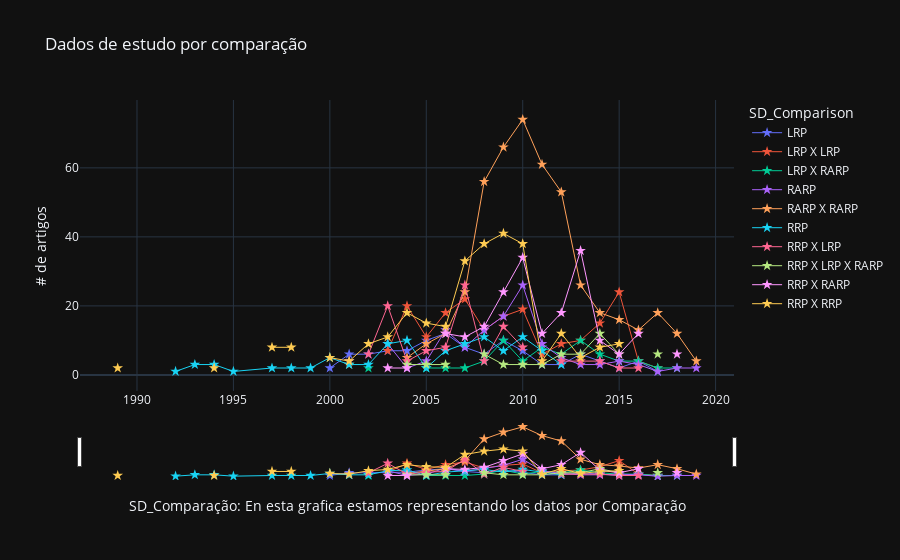
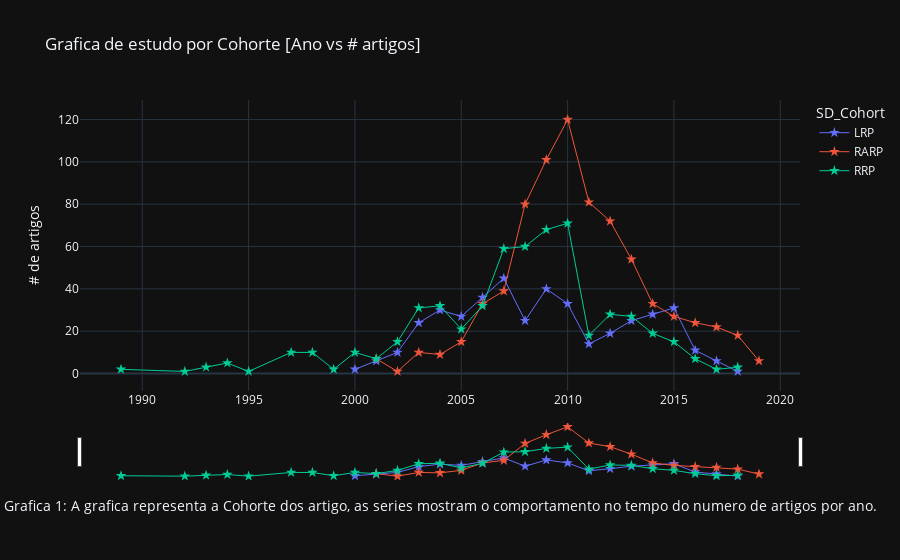

Here is the notebook cell these charts were saved with, in order:
### Markdown cell above
# SD COMPARISON

### Code cell
figures = []
# pd.set_option("display.max_rows",10)
df = df_csv.groupby(["SD_Year"])[["SD_Comparison"]].value_counts()
    # .rename(columns={"SD_Comparison": ""})
df = df.unstack(level=1)
# fig = df.plot.line(x=df.index, y=df.columns, title = "Dados de estudo por comparação")
figures.append([df, "Dados de estudo por comparação", "SD_Comparação: En esta grafica estamos representando los datos por Comparação"])

df = df_csv.groupby(["SD_Year"])[["SD_Cohort"]].value_counts()
df = df.unstack(level=1)
# fig = df.plot(kind="line", title = "Dados de estudo por cohorte")
figures.append([df, "Grafica de estudo por Cohorte [Ano vs # artigos]", "Grafica 1: A grafica representa a Cohorte dos artigo, as series mostram o comportamento no tempo do numero de artigos por ano."])

for data, name, descrip in figures:
    fig = data.plot.line(x=data.index, y=data.columns, title = name)
    
    fig.update_layout(
        # title = "Dados de estudo por comparação",
        dragmode="zoom",
        # hovermode="x",
        template = "plotly_dark",
        xaxis=dict(
            autorange = True,
            rangeslider=dict(
                autorange=True
            )
        ),
    )
    fig.update_traces(
        mode = "lines+markers",
        textposition="bottom right",
        marker = dict(
            size = 8,
            symbol = "star",
            # color = "white"
        ),
        line = dict(
            width = 1,
        )
    )
    
    fig.update_yaxes(
        title = "# de artigos"
    )
    
    fig.update_xaxes(title_text=descrip)
    fig.show()
    # plotly.io.write_image(fig, f"{'_'.join(name.split())}.jpg", format="jpg", width=1080, height=540)
    fig.write_html(f"Grafico1.html")
    
# fig.add_trace(df.unstack(level=1).plot(kind="scatter"))
# df

### Figure 1 — Plotly figure (JSON) as saved in the notebook; plotly's stock layout.template omitted (floating-point values rounded to 4 significant figures)
{"data": [{"hovertemplate": "SD_Comparison=LRP<br>SD_Year=%{x}<br>value=%{y}<extra></extra>", "legendgroup": "LRP", "line": {"color": "#636efa", "dash": "solid", "width": 1}, "marker": {"size": 8, "symbol": "star"}, "mode": "lines+markers", "name": "LRP", "orientation": "v", "showlegend": true, "textposition": "bottom right", "type": "scatter", "x": [1989, 1992, 1993, 1994, 1995, 1997, 1998, 1999, 2000, 2001, 2002, 2003, 2004, 2005, 2006, 2007, 2008, 2009, 2010, 2011, 2012, 2013, 2014, 2015, 2016, 2017, 2018, 2019], "xaxis": "x", "y": [null, null, null, null, null, null, null, null, 2, 6, 6, 7, 7, 10, 12, 8, 6, 10, 7, 3, 3, 6, 4, 2, 4, 1, null, null], "yaxis": "y"}, {"hovertemplate": "SD_Comparison=LRP X LRP<br>SD_Year=%{x}<br>value=%{y}<extra></extra>", "legendgroup": "LRP X LRP", "line": {"color": "#EF553B", "dash": "solid", "width": 1}, "marker": {"size": 8, "symbol": "star"}, "mode": "lines+markers", "name": "LRP X LRP", "orientation": "v", "showlegend": true, "textposition": "bottom right", "type": "scatter", "x": [1989, 1992, 1993, 1994, 1995, 1997, 1998, 1999, 2000, 2001, 2002, 2003, 2004, 2005, 2006, 2007, 2008, 2009, 2010, 2011, 2012, 2013, 2014, 2015, 2016, 2017, 2018, 2019], "xaxis": "x", "y": [null, null, null, null, null, null, null, null, null, null, null, 7, 20, 11, 18, 22, 13, 17, 19, 6, 9, 10, 15, 24, 4, 2, null, null], "yaxis": "y"}, {"hovertemplate": "SD_Comparison=LRP X RARP<br>SD_Year=%{x}<br>value=%{y}<extra></extra>", "legendgroup": "LRP X RARP", "line": {"color": "#00cc96", "dash": "solid", "width": 1}, "marker": {"size": 8, "symbol": "star"}, "mode": "lines+markers", "name": "LRP X RARP", "orientation": "v", "showlegend": true, "textposition": "bottom right", "type": "scatter", "x": [1989, 1992, 1993, 1994, 1995, 1997, 1998, 1999, 2000, 2001, 2002, 2003, 2004, 2005, 2006, 2007, 2008, 2009, 2010, 2011, 2012, 2013, 2014, 2015, 2016, 2017, 2018, 2019], "xaxis": "x", "y": [null, null, null, null, null, null, null, null, null, null, 2, null, null, 2, 2, 2, 4, 10, 4, 8, 6, 10, 6, 4, 4, 2, 2, null], "yaxis": "y"}, {"hovertemplate": "SD_Comparison=RARP<br>SD_Year=%{x}<br>value=%{y}<extra></extra>", "legendgroup": "RARP", "line": {"color": "#ab63fa", "dash": "solid", "width": 1}, "marker": {"size": 8, "symbol": "star"}, "mode": "lines+markers", "name": "RARP", "orientation": "v", "showlegend": true, "textposition": "bottom right", "type": "scatter", "x": [1989, 1992, 1993, 1994, 1995, 1997, 1998, 1999, 2000, 2001, 2002, 2003, 2004, 2005, 2006, 2007, 2008, 2009, 2010, 2011, 2012, 2013, 2014, 2015, 2016, 2017, 2018, 2019], "xaxis": "x", "y": [null, null, null, null, null, null, null, null, null, 4, null, 9, 2, 4, 13, 8, 13, 17, 26, 9, 5, 3, 3, 4, 3, 1, 2, 2], "yaxis": "y"}, {"hovertemplate": "SD_Comparison=RARP X RARP<br>SD_Year=%{x}<br>value=%{y}<extra></extra>", "legendgroup": "RARP X RARP", "line": {"color": "#FFA15A", "dash": "solid", "width": 1}, "marker": {"size": 8, "symbol": "star"}, "mode": "lines+markers", "name": "RARP X RARP", "orientation": "v", "showlegend": true, "textposition": "bottom right", "type": "scatter", "x": [1989, 1992, 1993, 1994, 1995, 1997, 1998, 1999, 2000, 2001, 2002, 2003, 2004, 2005, 2006, 2007, 2008, 2009, 2010, 2011, 2012, 2013, 2014, 2015, 2016, 2017, 2018, 2019], "xaxis": "x", "y": [null, null, null, null, null, null, null, null, null, 3, null, null, 5, 9, 12, 24, 56, 66, 74, 61, 53, 26, 18, 16, 13, 18, 12, 4], "yaxis": "y"}, {"hovertemplate": "SD_Comparison=RRP<br>SD_Year=%{x}<br>value=%{y}<extra></extra>", "legendgroup": "RRP", "line": {"color": "#19d3f3", "dash": "solid", "width": 1}, "marker": {"size": 8, "symbol": "star"}, "mode": "lines+markers", "name": "RRP", "orientation": "v", "showlegend": true, "textposition": "bottom right", "type": "scatter", "x": [1989, 1992, 1993, 1994, 1995, 1997, 1998, 1999, 2000, 2001, 2002, 2003, 2004, 2005, 2006, 2007, 2008, 2009, 2010, 2011, 2012, 2013, 2014, 2015, 2016, 2017, 2018, 2019], "xaxis": "x", "y": [null, 1, 3, 3, 1, 2, 2, 2, 5, 3, 3, 9, 10, 2, 7, 9, 11, 7, 11, 7, 3, null, null, null, null, null, null, null], "yaxis": "y"}, {"hovertemplate": "SD_Comparison=RRP X LRP<br>SD_Year=%{x}<br>value=%{y}<extra></extra>", "legendgroup": "RRP X LRP", "line": {"color": "#FF6692", "dash": "solid", "width": 1}, "marker": {"size": 8, "symbol": "star"}, "mode": "lines+markers", "name": "RRP X LRP", "orientation": "v", "showlegend": true, "textposition": "bottom right", "type": "scatter", "x": [1989, 1992, 1993, 1994, 1995, 1997, 1998, 1999, 2000, 2001, 2002, 2003, 2004, 2005, 2006, 2007, 2008, 2009, 2010, 2011, 2012, 2013, 2014, 2015, 2016, 2017, 2018, 2019], "xaxis": "x", "y": [null, null, null, null, null, null, null, null, null, null, 6, 20, 4, 7, 8, 26, 4, 14, 8, null, 4, 4, 4, 2, 2, null, null, null], "yaxis": "y"}, {"hovertemplate": "SD_Comparison=RRP X LRP X RARP<br>SD_Year=%{x}<br>value=%{y}<extra></extra>", "legendgroup": "RRP X LRP X RARP", "line": {"color": "#B6E880", "dash": "solid", "width": 1}, "marker": {"size": 8, "symbol": "star"}, "mode": "lines+markers", "name": "RRP X LRP X RARP", "orientation": "v", "showlegend": true, "textposition": "bottom right", "type": "scatter", "x": [1989, 1992, 1993, 1994, 1995, 1997, 1998, 1999, 2000, 2001, 2002, 2003, 2004, 2005, 2006, 2007, 2008, 2009, 2010, 2011, 2012, 2013, 2014, 2015, 2016, 2017, 2018, 2019], "xaxis": "x", "y": [null, null, null, null, null, null, null, null, null, null, null, null, 3, 3, 3, null, 6, 3, 3, 3, 6, 6, 12, 6, null, 6, null, null], "yaxis": "y"}, {"hovertemplate": "SD_Comparison=RRP X RARP<br>SD_Year=%{x}<br>value=%{y}<extra></extra>", "legendgroup": "RRP X RARP", "line": {"color": "#FF97FF", "dash": "solid", "width": 1}, "marker": {"size": 8, "symbol": "star"}, "mode": "lines+markers", "name": "RRP X RARP", "orientation": "v", "showlegend": true, "textposition": "bottom right", "type": "scatter", "x": [1989, 1992, 1993, 1994, 1995, 1997, 1998, 1999, 2000, 2001, 2002, 2003, 2004, 2005, 2006, 2007, 2008, 2009, 2010, 2011, 2012, 2013, 2014, 2015, 2016, 2017, 2018, 2019], "xaxis": "x", "y": [null, null, null, null, null, null, null, null, null, null, null, 2, 2, null, 12, 11, 14, 24, 34, 12, 18, 36, 10, 6, 12, null, 6, null], "yaxis": "y"}, {"hovertemplate": "SD_Comparison=RRP X RRP<br>SD_Year=%{x}<br>value=%{y}<extra></extra>", "legendgroup": "RRP X RRP", "line": {"color": "#FECB52", "dash": "solid", "width": 1}, "marker": {"size": 8, "symbol": "star"}, "mode": "lines+markers", "name": "RRP X RRP", "orientation": "v", "showlegend": true, "textposition": "bottom right", "type": "scatter", "x": [1989, 1992, 1993, 1994, 1995, 1997, 1998, 1999, 2000, 2001, 2002, 2003, 2004, 2005, 2006, 2007, 2008, 2009, 2010, 2011, 2012, 2013, 2014, 2015, 2016, 2017, 2018, 2019], "xaxis": "x", "y": [2, null, null, 2, null, 8, 8, null, 5, 4, 9, 11, 18, 15, 14, 33, 38, 41, 38, 4, 12, 5, 8, 9, null, null, null, null], "yaxis": "y"}], "layout": {"dragmode": "zoom", "legend": {"title": {"text": "SD_Comparison"}, "tracegroupgap": 0}, "title": {"text": "Dados de estudo por comparação"}, "xaxis": {"anchor": "y", "autorange": true, "domain": [0, 1], "rangeslider": {"autorange": true}, "title": {"text": "SD_Comparação: En esta grafica estamos representando los datos por Comparação"}}, "yaxis": {"anchor": "x", "domain": [0, 1], "title": {"text": "# de artigos"}}}}

### Figure 2 — Plotly figure (JSON) as saved in the notebook; plotly's stock layout.template omitted (floating-point values rounded to 4 significant figures)
{"data": [{"hovertemplate": "SD_Cohort=LRP<br>SD_Year=%{x}<br>value=%{y}<extra></extra>", "legendgroup": "LRP", "line": {"color": "#636efa", "dash": "solid", "width": 1}, "marker": {"size": 8, "symbol": "star"}, "mode": "lines+markers", "name": "LRP", "orientation": "v", "showlegend": true, "textposition": "bottom right", "type": "scatter", "x": [1989, 1992, 1993, 1994, 1995, 1997, 1998, 1999, 2000, 2001, 2002, 2003, 2004, 2005, 2006, 2007, 2008, 2009, 2010, 2011, 2012, 2013, 2014, 2015, 2016, 2017, 2018, 2019], "xaxis": "x", "y": [null, null, null, null, null, null, null, null, 2, 6, 10, 24, 30, 27, 36, 45, 25, 40, 33, 14, 19, 25, 28, 31, 11, 6, 1, null], "yaxis": "y"}, {"hovertemplate": "SD_Cohort=RARP<br>SD_Year=%{x}<br>value=%{y}<extra></extra>", "legendgroup": "RARP", "line": {"color": "#EF553B", "dash": "solid", "width": 1}, "marker": {"size": 8, "symbol": "star"}, "mode": "lines+markers", "name": "RARP", "orientation": "v", "showlegend": true, "textposition": "bottom right", "type": "scatter", "x": [1989, 1992, 1993, 1994, 1995, 1997, 1998, 1999, 2000, 2001, 2002, 2003, 2004, 2005, 2006, 2007, 2008, 2009, 2010, 2011, 2012, 2013, 2014, 2015, 2016, 2017, 2018, 2019], "xaxis": "x", "y": [null, null, null, null, null, null, null, null, null, 7, 1, 10, 9, 15, 33, 39, 80, 101, 120, 81, 72, 54, 33, 27, 24, 22, 18, 6], "yaxis": "y"}, {"hovertemplate": "SD_Cohort=RRP<br>SD_Year=%{x}<br>value=%{y}<extra></extra>", "legendgroup": "RRP", "line": {"color": "#00cc96", "dash": "solid", "width": 1}, "marker": {"size": 8, "symbol": "star"}, "mode": "lines+markers", "name": "RRP", "orientation": "v", "showlegend": true, "textposition": "bottom right", "type": "scatter", "x": [1989, 1992, 1993, 1994, 1995, 1997, 1998, 1999, 2000, 2001, 2002, 2003, 2004, 2005, 2006, 2007, 2008, 2009, 2010, 2011, 2012, 2013, 2014, 2015, 2016, 2017, 2018, 2019], "xaxis": "x", "y": [2, 1, 3, 5, 1, 10, 10, 2, 10, 7, 15, 31, 32, 21, 32, 59, 60, 68, 71, 18, 28, 27, 19, 15, 7, 2, 3, null], "yaxis": "y"}], "layout": {"dragmode": "zoom", "legend": {"title": {"text": "SD_Cohort"}, "tracegroupgap": 0}, "title": {"text": "Grafica de estudo por Cohorte [Ano vs # artigos]"}, "xaxis": {"anchor": "y", "autorange": true, "domain": [0, 1], "rangeslider": {"autorange": true}, "title": {"text": "Grafica 1: A grafica representa a Cohorte dos artigo, as series mostram o comportamento no tempo do numero de artigos por ano."}}, "yaxis": {"anchor": "x", "domain": [0, 1], "title": {"text": "# de artigos"}}}}
